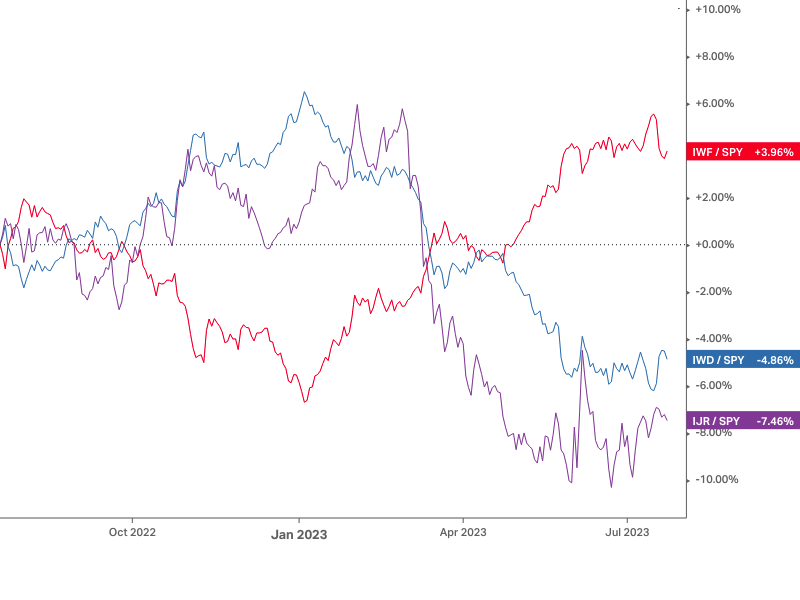

This figure's Python source:
import time
from selenium import webdriver
from selenium.webdriver.chrome.service import Service
from selenium.webdriver.common.by import By
from selenium.webdriver.chrome.options import Options
from webdriver_manager.chrome import ChromeDriverManager
from PIL import Image, ImageOps
from selenium.webdriver.support.ui import WebDriverWait
from selenium.webdriver.support import expected_conditions as EC

# Inicializace prohlížeče
options = Options()
options.add_argument("--headless")  # Spuštění prohlížeče v headless módu (bez viditelného okna)
service = Service(ChromeDriverManager().install())
driver = webdriver.Chrome(service=service, options=options)

# Načtení stránky s iframe
driver.get("https://app.koyfin.com/share/3d84ee57c8/simple")

# Počkejte, až se stránka načte (změňte dobu podle potřeby)
time.sleep(5)  # Počká 5 sekund (můžete upravit)

# Počkejte, až se iframe načte
wait = WebDriverWait(driver, 30)  # Změňte na delší dobu, pokud je potřeba
iframe = wait.until(EC.presence_of_element_located((By.TAG_NAME, "iframe")))
driver.switch_to.frame(iframe)

# Počkejte na načtení obsahu iframe (pokud je potřeba)
driver.implicitly_wait(20)

# Zachytění screenshotu stránky s iframe
screenshot = driver.get_screenshot_as_png()

# Uložení screenshotu jako obrázek
with open("valueGrow_chart.png", "wb") as file:
    file.write(screenshot)

# Otevření obrázku s pomocí Pillow
image = Image.open("valueGrow_chart.png")

# Přidání bílého okraje
border_size = 5
image_with_border = ImageOps.expand(image, border=border_size, fill="white")

# Uložení obrázku s bílým okrajem
image_with_border.save("valueGrow_chart_with_border.png")

# Ukončení prohlížeče
driver.quit()
